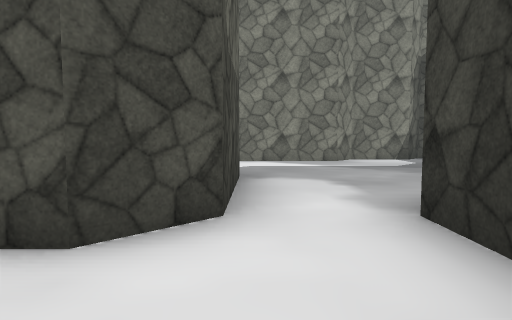
[1] (above)

24 first-person views from a walk through a 3-D level made in the Unity game engine. The camera is 1.2 m above the floor, tilts 4° down and sees 75° across. The floor is counted in squares, 2 m on a side. Each view is taken from the middle of a square. On the plan, view 1 faces up. The plan holds only what a view shows up to about 10 squares ahead; the rest is blank. The place goes on beyond the plan. The player is left out. Some surface patterns are stand-ins.

[2]
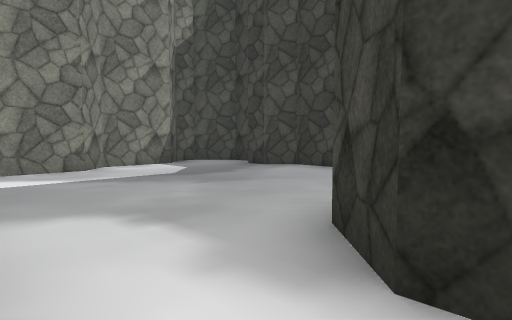

[3]
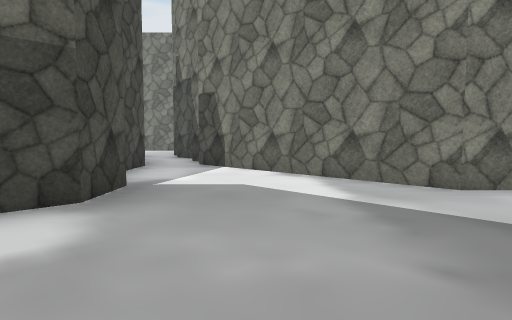

[4]
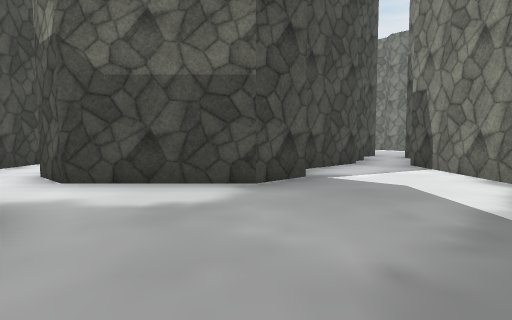

[5]
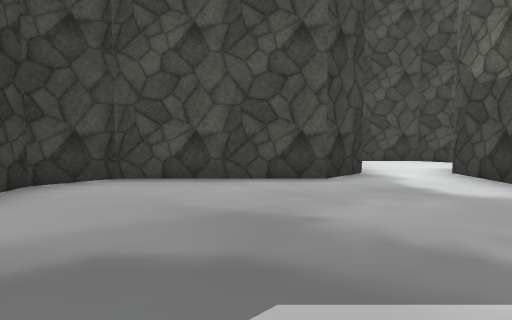

[6]
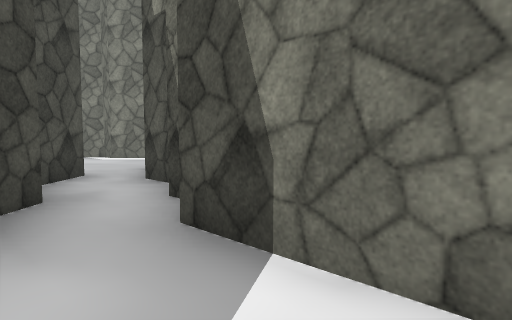

[7]
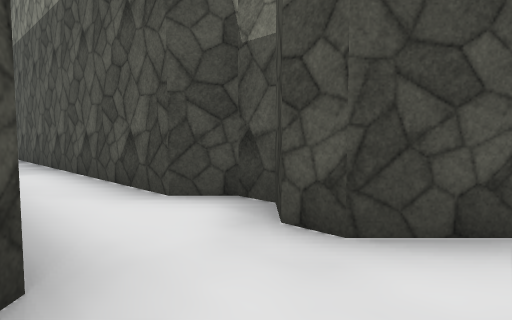

[8]
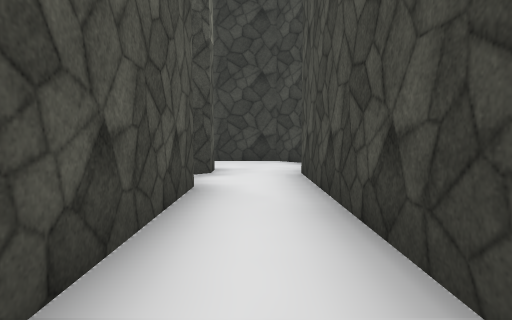

[9]
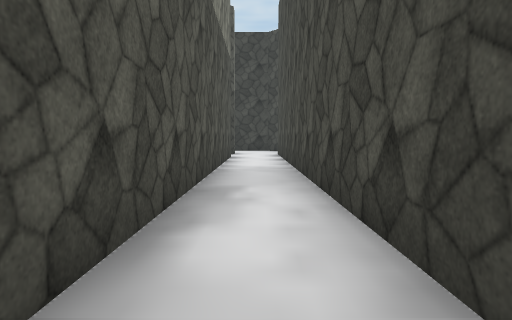

[10]
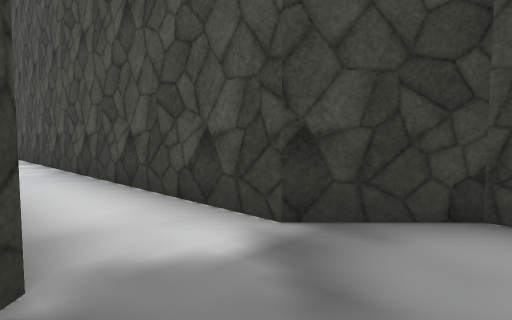

[11]
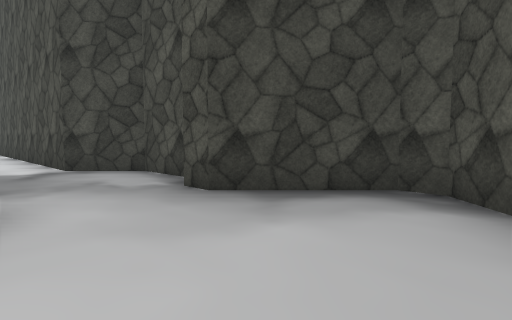

[12]
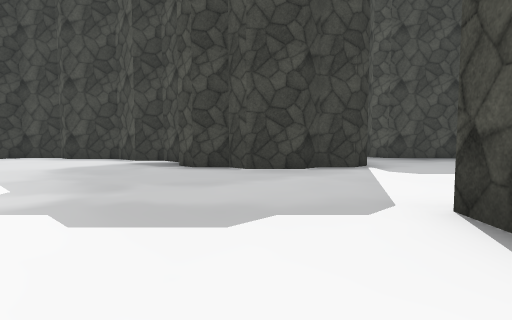

[13]
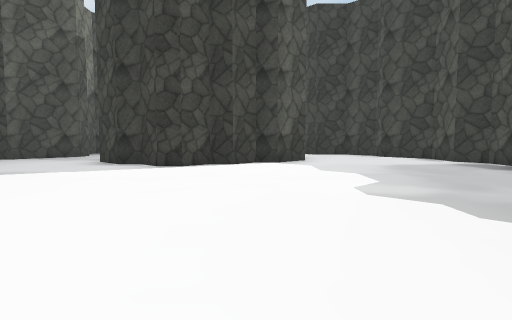

[14]
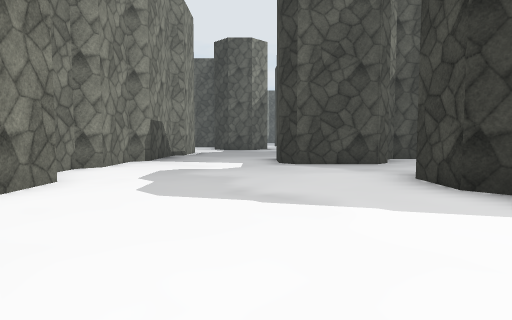

[15]
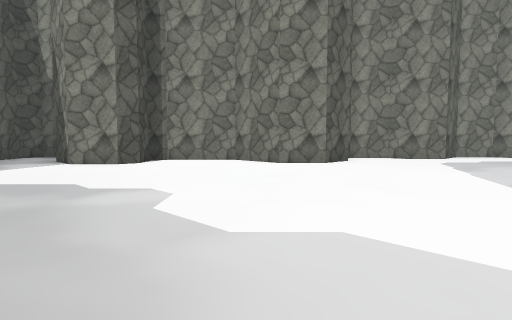

[16]
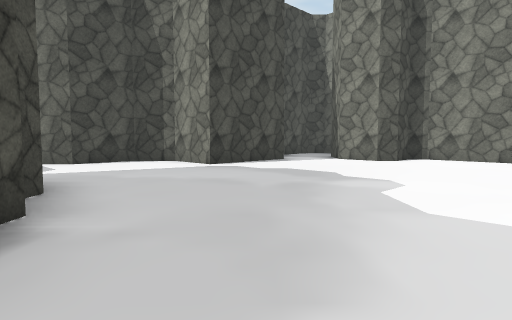

[17]
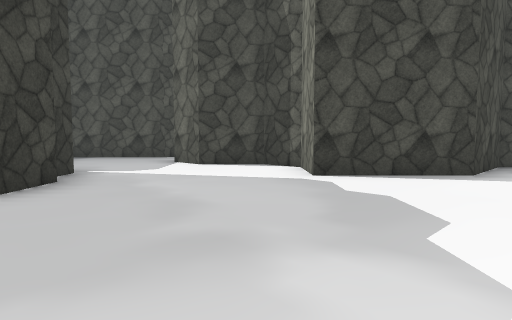

[18]
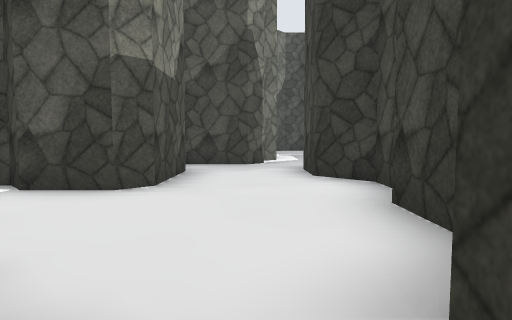

[19]
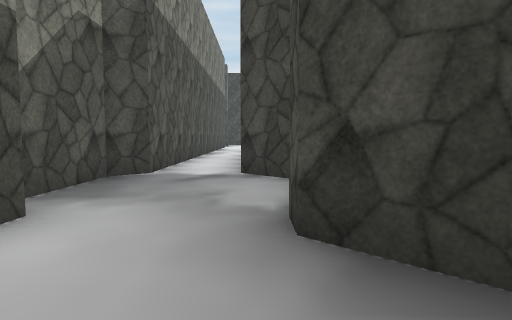

[20]
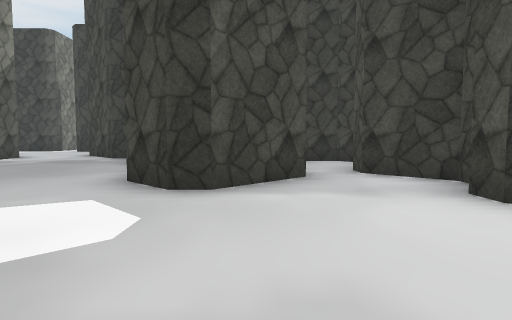

[21]
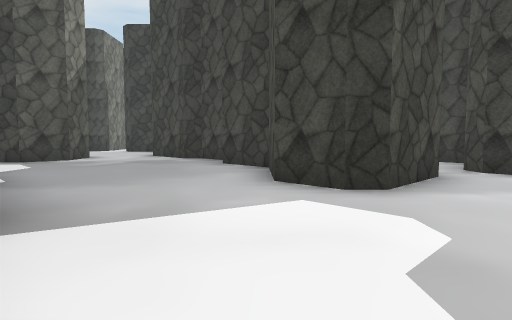

[22]
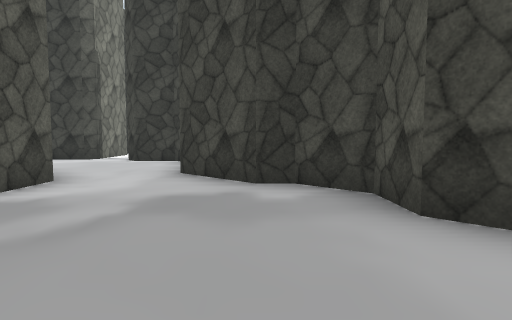

[23]
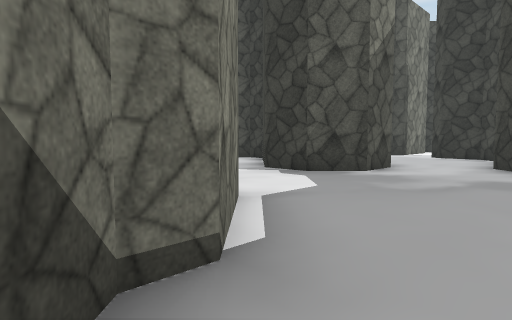

[24]
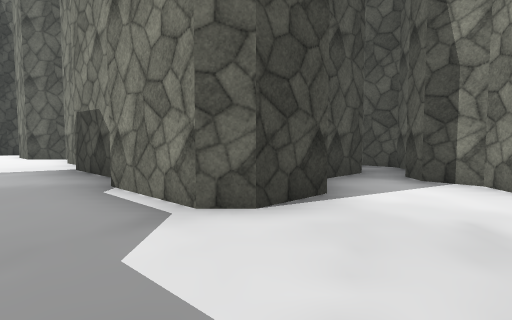

### Floor plan
Key: @ floor where view 1 was taken; # wall or solid block; . floor.
Columns run from 29 left of view 1 to 6 right of it. Each row starts with its distance up from view 1.
 26            ####.  ..#
 25            ........##  .##
 24             ##....## .....
 23              ###...#....#
 22              ##.........#
 21             ##.......####
 20           ###.......##
 19          ##........##
 18          #.......###
 17        ###....#####
 16        #.......#####
 15        #...........#
 14        #........#..#
 13     ####.....#### ##
 12     #.......##  ####
 11     #........#  .##...
 10 ## ##........###.......###       ###
  9 #.............#....  ....#########.#
  8 ##...............#     #...........#
  7  ####............#     ###.........#
  6     ##.........###       ##........#
  5     #......#.###            #......#
  4     #....#####              #......#
  3     ##...#####            ###..#####
  2      #...#...##############.#..#
  1      ..........................#
  0      #.......###############.@##
 -1      ##..#####             ####
 -2       ####

Where each view was taken, in squares from view 1:
view 1: 0 up, 0 right, facing up
view 2: 2 up, 0 right, facing up-right
view 3: 4 up, 3 right, facing up-left
view 4: 5 up, 4 right, facing left
view 5: 8 up, 3 right, facing down
view 6: 7 up, 1 left, facing up-left
view 7: 0 up, 0 right, facing up-left
view 8: 1 up, 7 left, facing right
view 9: 1 up, 13 left, facing right
view 10: 2 up, 18 left, facing down-right
view 11: 2 up, 23 left, facing down-right
view 12: 9 up, 24 left, facing down-right
view 13: 10 up, 24 left, facing right
view 14: 12 up, 21 left, facing up-right
view 15: 7 up, 17 left, facing up-left
view 16: 7 up, 16 left, facing left
view 17: 9 up, 19 left, facing down-left
view 18: 5 up, 17 left, facing up-right
view 19: 0 up, 22 left, facing right
view 20: 16 up, 19 left, facing right
view 21: 18 up, 19 left, facing right
view 22: 20 up, 14 left, facing right
view 23: 20 up, 16 left, facing up-right
view 24: 23 up, 11 left, facing left
